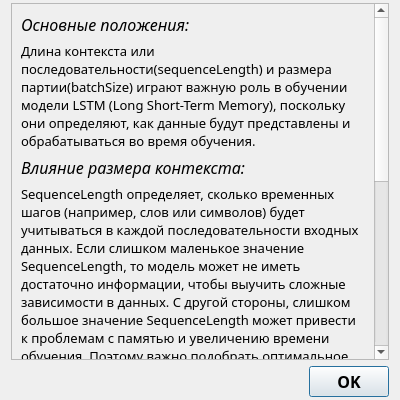
<?xml version="1.0" encoding="UTF-8"?>
<ui version="4.0">
 <class>AboutModelDataDialog</class>
 <widget class="QDialog" name="AboutModelDataDialog">
  <property name="geometry">
   <rect>
    <x>0</x>
    <y>0</y>
    <width>400</width>
    <height>400</height>
   </rect>
  </property>
  <property name="font">
   <font>
    <family>Segoe UI Light</family>
    <pointsize>12</pointsize>
   </font>
  </property>
  <property name="windowTitle">
   <string>Об основных характеристиках модели</string>
  </property>
  <layout class="QVBoxLayout" name="verticalLayout">
   <property name="topMargin">
    <number>3</number>
   </property>
   <property name="bottomMargin">
    <number>3</number>
   </property>
   <item>
    <widget class="QScrollArea" name="scrollArea">
     <property name="widgetResizable">
      <bool>true</bool>
     </property>
     <widget class="QWidget" name="scrollAreaWidgetContents">
      <property name="geometry">
       <rect>
        <x>0</x>
        <y>0</y>
        <width>363</width>
        <height>620</height>
       </rect>
      </property>
      <layout class="QVBoxLayout" name="verticalLayout_2">
       <item>
        <widget class="QLabel" name="mainProvisionsHeaderLabel">
         <property name="font">
          <font>
           <family>Segoe UI Light</family>
           <pointsize>12</pointsize>
           <italic>true</italic>
          </font>
         </property>
         <property name="text">
          <string>Основные положения:</string>
         </property>
        </widget>
       </item>
       <item>
        <widget class="QLabel" name="mainProvisionsInfoLabel">
         <property name="font">
          <font>
           <family>Segoe UI Light</family>
           <pointsize>10</pointsize>
          </font>
         </property>
         <property name="text">
          <string>Длина контекста или последовательности(sequenceLength) и размера партии(batchSize) играют важную роль в обучении модели LSTM (Long Short-Term Memory), поскольку они определяют, как данные будут представлены и обрабатываться во время обучения.</string>
         </property>
         <property name="wordWrap">
          <bool>true</bool>
         </property>
        </widget>
       </item>
       <item>
        <widget class="QLabel" name="influenceOfSequenceLengthHeaderLabel">
         <property name="font">
          <font>
           <family>Segoe UI Light</family>
           <pointsize>12</pointsize>
           <italic>true</italic>
          </font>
         </property>
         <property name="text">
          <string>Влияние размера контекста:</string>
         </property>
        </widget>
       </item>
       <item>
        <widget class="QLabel" name="influenceOfSequenceLengthInfoLabel">
         <property name="font">
          <font>
           <family>Segoe UI Light</family>
           <pointsize>10</pointsize>
          </font>
         </property>
         <property name="text">
          <string>SequenceLength определяет, сколько временных шагов (например, слов или символов) будет учитываться в каждой последовательности входных данных. Если слишком маленькое значение SequenceLength, то модель может не иметь достаточно информации, чтобы выучить сложные зависимости в данных. С другой стороны, слишком большое значение SequenceLength может привести к проблемам с памятью и увеличению времени обучения. Поэтому важно подобрать оптимальное значение SequenceLength для конкретной задачи.</string>
         </property>
         <property name="wordWrap">
          <bool>true</bool>
         </property>
        </widget>
       </item>
       <item>
        <widget class="QLabel" name="influenceOfBatchSizeHeaderLabel">
         <property name="font">
          <font>
           <family>Segoe UI Light</family>
           <pointsize>12</pointsize>
           <italic>true</italic>
          </font>
         </property>
         <property name="text">
          <string>Влияние размера партии:</string>
         </property>
        </widget>
       </item>
       <item>
        <widget class="QLabel" name="influenceOfBatchSizeInfoLabel">
         <property name="font">
          <font>
           <family>Segoe UI Light</family>
           <pointsize>10</pointsize>
          </font>
         </property>
         <property name="text">
          <string>BatchSize определяет, сколько образцов данных будет рассматриваться одновременно при обучении модели. Маленький batchSize может ухудшить сходимость модели и увеличить время обучения, так как не все данные будут использоваться для обновления весов. С другой стороны, слишком большое значение batchSize может вызвать переполнение памяти и уменьшить эффективность обучения. Подбор оптимального batchSize также является важным шагом при обучении модели LSTM.</string>
         </property>
         <property name="wordWrap">
          <bool>true</bool>
         </property>
        </widget>
       </item>
       <item>
        <widget class="QLabel" name="conclusionHeaderLabel">
         <property name="font">
          <font>
           <family>Segoe UI Light</family>
           <pointsize>12</pointsize>
           <italic>true</italic>
          </font>
         </property>
         <property name="text">
          <string>Заключение:</string>
         </property>
        </widget>
       </item>
       <item>
        <widget class="QLabel" name="conclusionInfoLabel">
         <property name="font">
          <font>
           <family>Segoe UI Light</family>
           <pointsize>10</pointsize>
          </font>
         </property>
         <property name="text">
          <string>Правильный выбор sequenceLength и batchSize в нейронных сетях типа LSTM поможет улучшить скорость обучения, точность предсказаний и эффективность работы модели.</string>
         </property>
         <property name="wordWrap">
          <bool>true</bool>
         </property>
        </widget>
       </item>
      </layout>
     </widget>
    </widget>
   </item>
   <item>
    <widget class="QDialogButtonBox" name="buttonBox">
     <property name="font">
      <font>
       <family>Bahnschrift SemiBold</family>
       <pointsize>12</pointsize>
       <bold>true</bold>
      </font>
     </property>
     <property name="orientation">
      <enum>Qt::Horizontal</enum>
     </property>
     <property name="standardButtons">
      <set>QDialogButtonBox::Ok</set>
     </property>
    </widget>
   </item>
  </layout>
 </widget>
 <resources/>
 <connections>
  <connection>
   <sender>buttonBox</sender>
   <signal>accepted()</signal>
   <receiver>AboutModelDataDialog</receiver>
   <slot>accept()</slot>
   <hints>
    <hint type="sourcelabel">
     <x>248</x>
     <y>254</y>
    </hint>
    <hint type="destinationlabel">
     <x>157</x>
     <y>274</y>
    </hint>
   </hints>
  </connection>
 </connections>
</ui>
